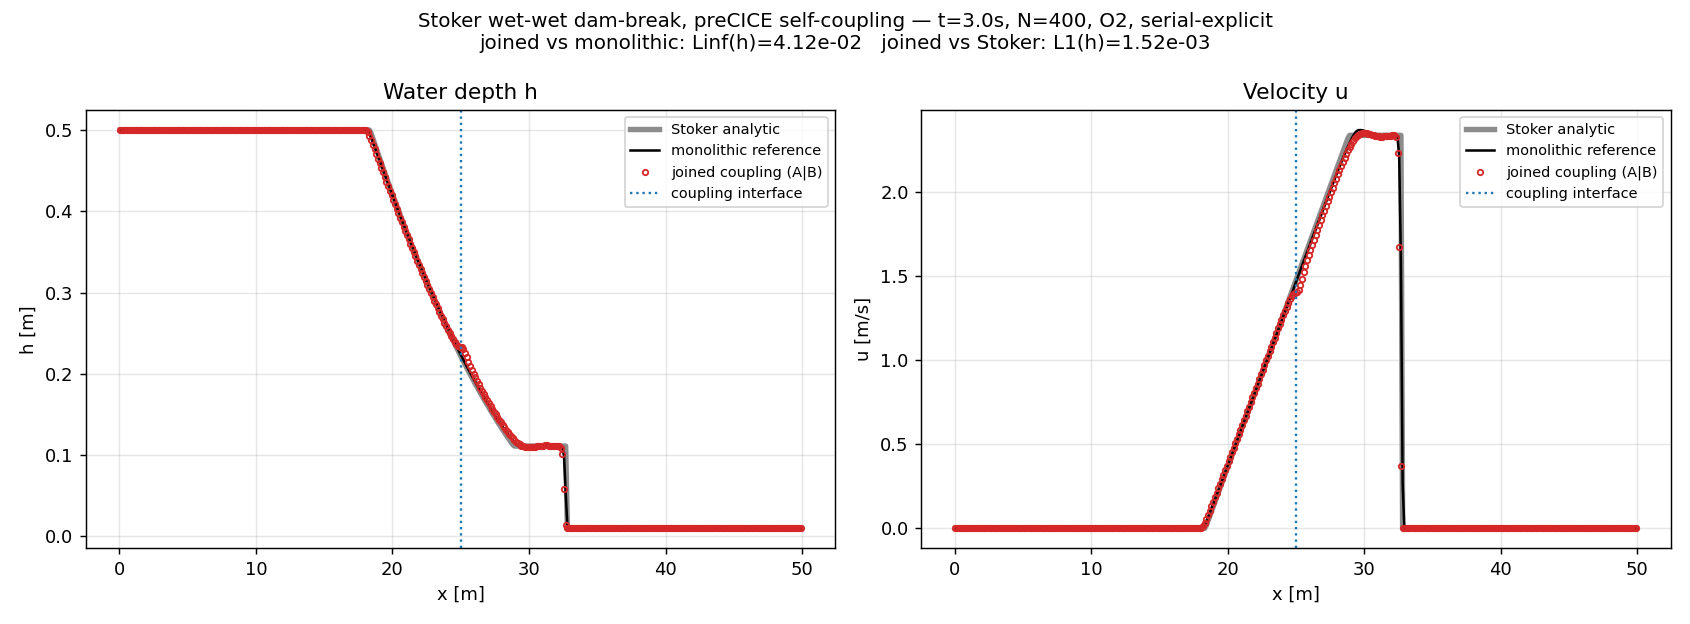

This chart was generated by the following Python code:
#!/usr/bin/env python
"""Reproduce the SWE preCICE self-coupling and plot coupled vs monolithic vs Stoker.

Splits a 1D Stoker wet-wet dam-break domain at its centre into two preCICE-coupled
zoomyFoam participants, also runs a monolithic single-domain reference, and overlays
all three (joined coupling, monolithic reference, Stoker analytic) of h(x) and u(x)
at t_end.

OpenFOAM execution:
  - Native:    OF13 + preCICE on PATH  ->  runs directly.
  - Container: set ZOOMY_OF_SIF=/path/to/zoomy_openfoam.sif  ->  every OF command and
               both participants run via `apptainer exec` (host net -> preCICE sockets,
               bound FS -> shared exchange-directory).

Usage:
    ZOOMY_OF_SIF=~/of_build/zoomy_openfoam.sif \
        python cases/self_coupling/couple_demo.py --t-end 3 --n 400 --order 2

The defaults run a few seconds of physical time on a [0,50] domain so the dam-break
waves propagate well away from the central coupling interface (error has room to grow
while the Stoker similarity solution stays valid — no boundary interaction).
"""
from __future__ import annotations

import argparse, os, shutil, subprocess, sys
from pathlib import Path
import numpy as np
import matplotlib; matplotlib.use("Agg")
import matplotlib.pyplot as plt

HERE = Path(__file__).resolve().parent
FOAM_ROOT = HERE.parent.parent                     # library/zoomy_foam
REPO = FOAM_ROOT.parents[1]                         # …/Zoomy
sys.path.insert(0, str(FOAM_ROOT / "tools"))
sys.path.insert(0, str(HERE))
import run as R                                     # noqa: E402  (case writers + config)
import model as coupling_model                      # noqa: E402
from compare_stoker import stoker                   # noqa: E402

BASHRC = "/opt/openfoam13/etc/bashrc"
SIF = os.environ.get("ZOOMY_OF_SIF", "")            # empty -> native OF on PATH


def _wrap(cmd, cwd):
    """Build the argv that runs `cmd` (cwd applied) under OF env, native or container."""
    inner = f"cd {cwd} && source {BASHRC} && {cmd}"
    if SIF:
        return ["apptainer", "exec", "--bind", f"{REPO}:{REPO}", SIF, "bash", "-c", inner]
    return ["bash", "-c", inner]


def cexec(cmd, cwd, timeout=1200):
    return subprocess.run(_wrap(cmd, cwd), check=True, capture_output=True, text=True, timeout=timeout)


def cpopen(cmd, cwd):
    return subprocess.Popen(_wrap(f"unset FOAM_SIGFPE FOAM_SETNAN && {cmd}", cwd))


def run_coupled(x_min, x_max, t_end, n, order, scheme, h_L, h_R, deltaT):
    """Set geometry/scenario on run.py's module globals, then orchestrate."""
    R.X_MIN, R.X_MAX, R.X_MID = x_min, x_max, 0.5 * (x_min + x_max)
    R.SCENARIOS["dam_break"].update(t_end=t_end, h_L=h_L, h_R=h_R)
    # run.py writes deltaT 0.0001 hard; patch its controlDict writer for this demo.
    _orig_cd = R._write_controldict
    def _cd(case_dir, te, od, precice=None):
        _orig_cd(case_dir, te, od, precice)
        p = case_dir / "system" / "controlDict"
        p.write_text(p.read_text().replace("deltaT 0.0001;", f"deltaT {deltaT};"))
    R._write_controldict = _cd

    nh = n // 2
    work = HERE / f"demo_dam_break_{scheme}"
    if work.exists(): shutil.rmtree(work)
    work.mkdir(parents=True)
    cmax = np.sqrt(R.G * h_L)
    window = 0.9 * 0.4 * (x_max - x_min) / n / cmax

    ref = work / "reference"
    R._make_case(ref, x_min, x_max, n, "dam_break", t_end, order,
                 patches={"outer": "(0 4 7 3) (1 2 6 5)"}, precice=None)
    R._write_initial(ref, x_min, x_max, n, "dam_break", ["outer"])
    da = work / "domainA"
    R._make_case(da, x_min, R.X_MID, nh, "dam_break", t_end, order,
                 patches={"outer": "(0 4 7 3)", "coupled": "(1 2 6 5)"},
                 precice=dict(participant="domainA", mesh="MeshA",
                              write=" ".join(R.DATA_A), read=" ".join(R.DATA_B)))
    R._write_initial(da, x_min, R.X_MID, nh, "dam_break", ["outer", "coupled"])
    db = work / "domainB"
    R._make_case(db, R.X_MID, x_max, nh, "dam_break", t_end, order,
                 patches={"coupled": "(0 4 7 3)", "outer": "(1 2 6 5)"},
                 precice=dict(participant="domainB", mesh="MeshB",
                              write=" ".join(R.DATA_B), read=" ".join(R.DATA_A)))
    R._write_initial(db, R.X_MID, x_max, nh, "dam_break", ["coupled", "outer"])
    R._write_precice_config(work / "precice-config.xml", scheme, t_end, window)

    print(f"  meshing + reference (deltaT={deltaT}, window={window:.4g})…", flush=True)
    for c in (ref, da, db):
        cexec(f"blockMesh -case {c.name}", work)
    try:
        cexec("precice-config-validate precice-config.xml", work)
    except Exception:
        print("  (precice-config-validate unavailable — non-fatal)", flush=True)
    cexec("unset FOAM_SIGFPE FOAM_SETNAN && zoomyFoam -case reference > reference/log.zoomyFoam 2>&1", work)

    print("  launching domainA + domainB (this is the few-second coupled run)…", flush=True)
    pa = cpopen("zoomyFoam -case domainA > domainA/log.zoomyFoam 2>&1", work)
    pb = cpopen("zoomyFoam -case domainB > domainB/log.zoomyFoam 2>&1", work)
    ra = pa.wait(timeout=1800); rb = pb.wait(timeout=1800)
    if ra or rb:
        raise RuntimeError(f"coupled run failed (A={ra}, B={rb}); see {work}/*/log.zoomyFoam")

    def fld(case, q, m): return R._read_internal(R._last_time(case) / q, m)
    xc = R.cellcent(x_min, x_max, n)
    h_ref, hu_ref = fld(ref, "Q1", n), fld(ref, "Q2", n)
    h_j = np.concatenate([fld(da, "Q1", nh), fld(db, "Q1", nh)])
    hu_j = np.concatenate([fld(da, "Q2", nh), fld(db, "Q2", nh)])
    h_an, u_an = stoker(xc, t_end, h_L, h_R, R.X_MID, R.G)
    return dict(xc=xc, h_ref=h_ref, hu_ref=hu_ref, h_j=h_j, hu_j=hu_j,
                h_an=h_an, u_an=u_an, X_MID=R.X_MID, t_end=t_end, n=n,
                order=order, scheme=scheme, work=work)


def plot(res, out):
    xc, X_MID = res["xc"], res["X_MID"]
    def u(h, hu): return np.divide(hu, h, out=np.zeros_like(hu), where=h > 1e-9)
    fig, (axH, axU) = plt.subplots(1, 2, figsize=(13, 4.8))
    for ax, num_ref, num_j, ana, ylab, ttl in [
        (axH, res["h_ref"], res["h_j"], res["h_an"], "h [m]", "Water depth h"),
        (axU, u(res["h_ref"], res["hu_ref"]), u(res["h_j"], res["hu_j"]), res["u_an"], "u [m/s]", "Velocity u"),
    ]:
        ax.plot(xc, ana, "-", color="0.55", lw=3, label="Stoker analytic")
        ax.plot(xc, num_ref, "k-", lw=1.4, label="monolithic reference")
        ax.plot(xc, num_j, "C3o", ms=3, mfc="none", label="joined coupling (A|B)")
        ax.axvline(X_MID, color="C0", ls=":", lw=1.3, label="coupling interface")
        ax.set(xlabel="x [m]", ylabel=ylab, title=ttl)
        ax.legend(fontsize=8); ax.grid(alpha=.3)
    linf = np.max(np.abs(res["h_j"] - res["h_ref"]))
    l1s = np.mean(np.abs(res["h_j"] - res["h_an"]))
    fig.suptitle(f"Stoker wet-wet dam-break, preCICE self-coupling — t={res['t_end']}s, "
                 f"N={res['n']}, O{res['order']}, {res['scheme']}\n"
                 f"joined vs monolithic: Linf(h)={linf:.2e}   joined vs Stoker: L1(h)={l1s:.2e}",
                 fontsize=11)
    fig.tight_layout(); fig.savefig(out, dpi=130)
    print(f"  Linf(joined-monolithic) h = {linf:.3e};  L1(joined-Stoker) h = {l1s:.3e}")
    print(f"  wrote {out}")


def main():
    ap = argparse.ArgumentParser()
    ap.add_argument("--x-min", type=float, default=0.0)
    ap.add_argument("--x-max", type=float, default=50.0)
    ap.add_argument("--t-end", type=float, default=3.0)
    ap.add_argument("--n", type=int, default=400)
    ap.add_argument("--order", type=int, default=2)
    ap.add_argument("--scheme", default="serial-explicit", choices=R.SCHEMES)
    ap.add_argument("--h-l", type=float, default=0.5)
    ap.add_argument("--h-r", type=float, default=0.01)
    ap.add_argument("--dt", type=float, default=2e-4)
    ap.add_argument("--no-build", action="store_true")
    args = ap.parse_args()

    if not args.no_build:
        print("[build] emit Model.H from model.py + wmake", flush=True)
        coupling_model.write_headers()
        cexec("wmake", FOAM_ROOT)
    res = run_coupled(args.x_min, args.x_max, args.t_end, args.n, args.order,
                      args.scheme, args.h_l, args.h_r, args.dt)
    plot(res, HERE / "couple_demo.png")


if __name__ == "__main__":
    main()
